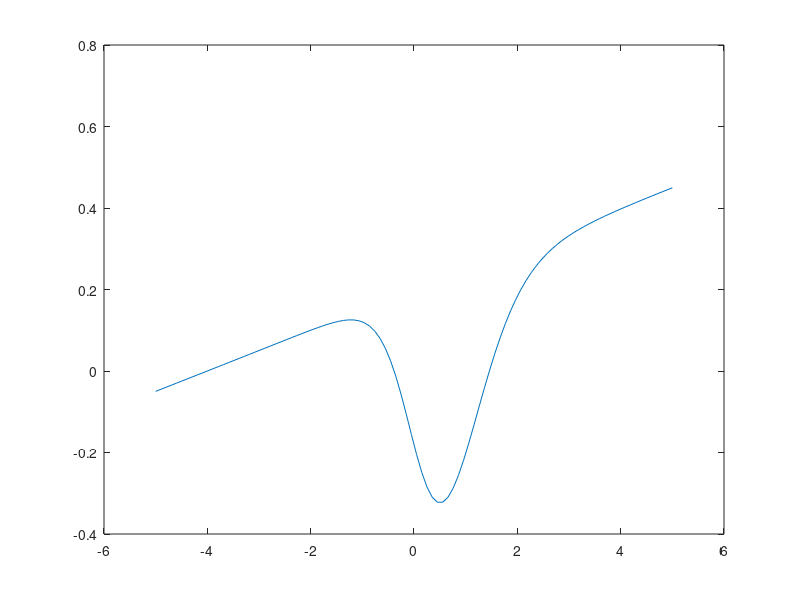

Source code (MATLAB): (Note: this script raises an error after producing the figure.)
clc;
clear;
close all;

f = @(x) 1/5 + 1/20*x + 1./(1+exp(-2*(x-1))) - 1./(1+exp(-3*x));

x = linspace(-5,5,100);
y = f(x);

A = [];
B = [];
R = [];

for k = 1:length(x)-1
    if y(k)*y(k+1) <= 0
        A = [A x(k)];
        B = [B x(k+1)];
    end
end

for m = 1:length(A)
    a = A(m);
    b = B(m);
    fa = f(a);
    fb = f(b);
    xm = (a*fb - b*fa)/(fb - fa);
    fm = f(xm);
    i = 1;
    while i < 1000 && abs(fm) >= 1e-6
        if fa*fm <= 0
            b = xm;
            fb = fm;
        else
            a = xm;
            fa = fm;
        end
        xm = (a*fb - b*fa)/(fb - fa);
        fm = f(xm);
        i = i+1;
    end
    R = [R xm];
end

attr = {'Interpreter','latex'};

plot(x, y)
hold on
yline(0)
plot(R, f(R), 'o')
xlabel('$x$', attr{:})
ylabel('$f(x)$', attr{:})
hold off

saveas(gca, "zadanie_14.png");